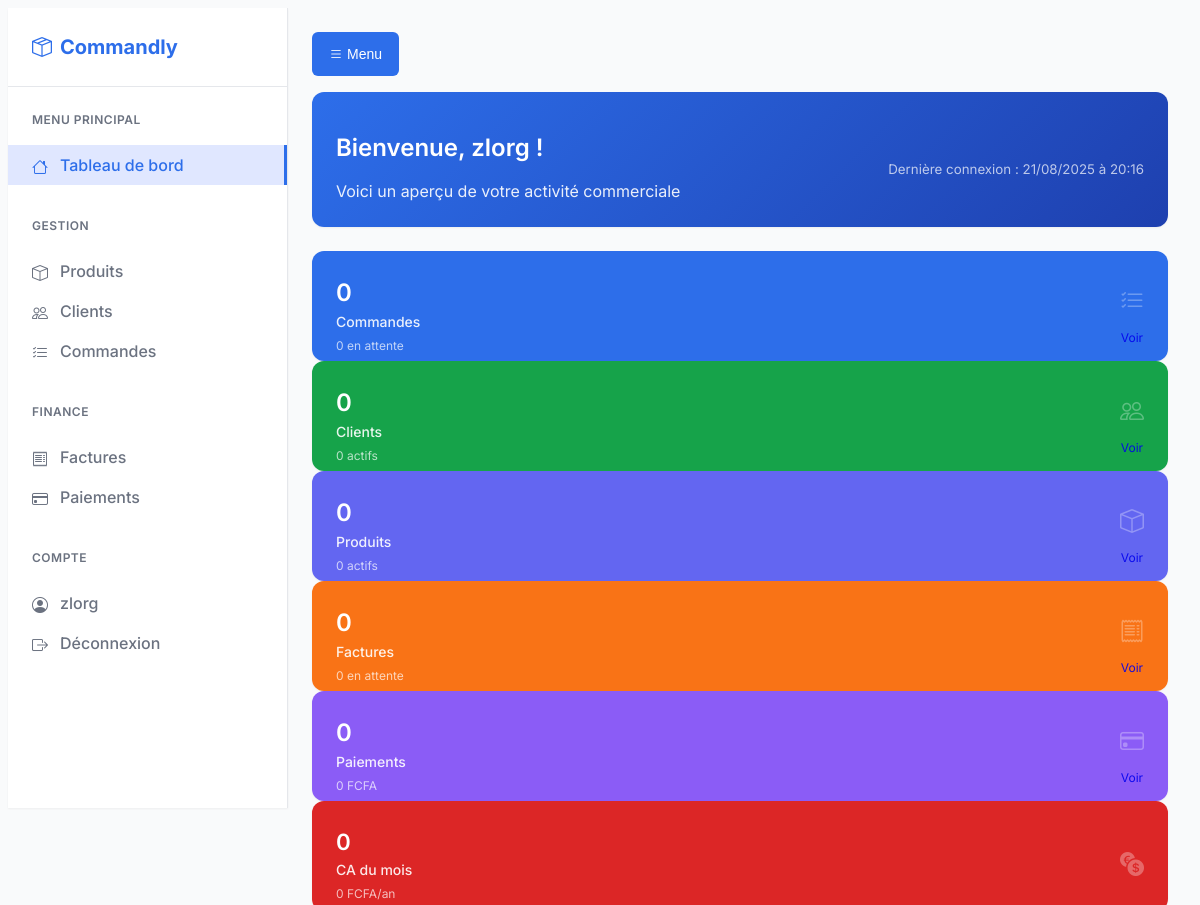
Page / (signed in, upper part) on the earlier database version.
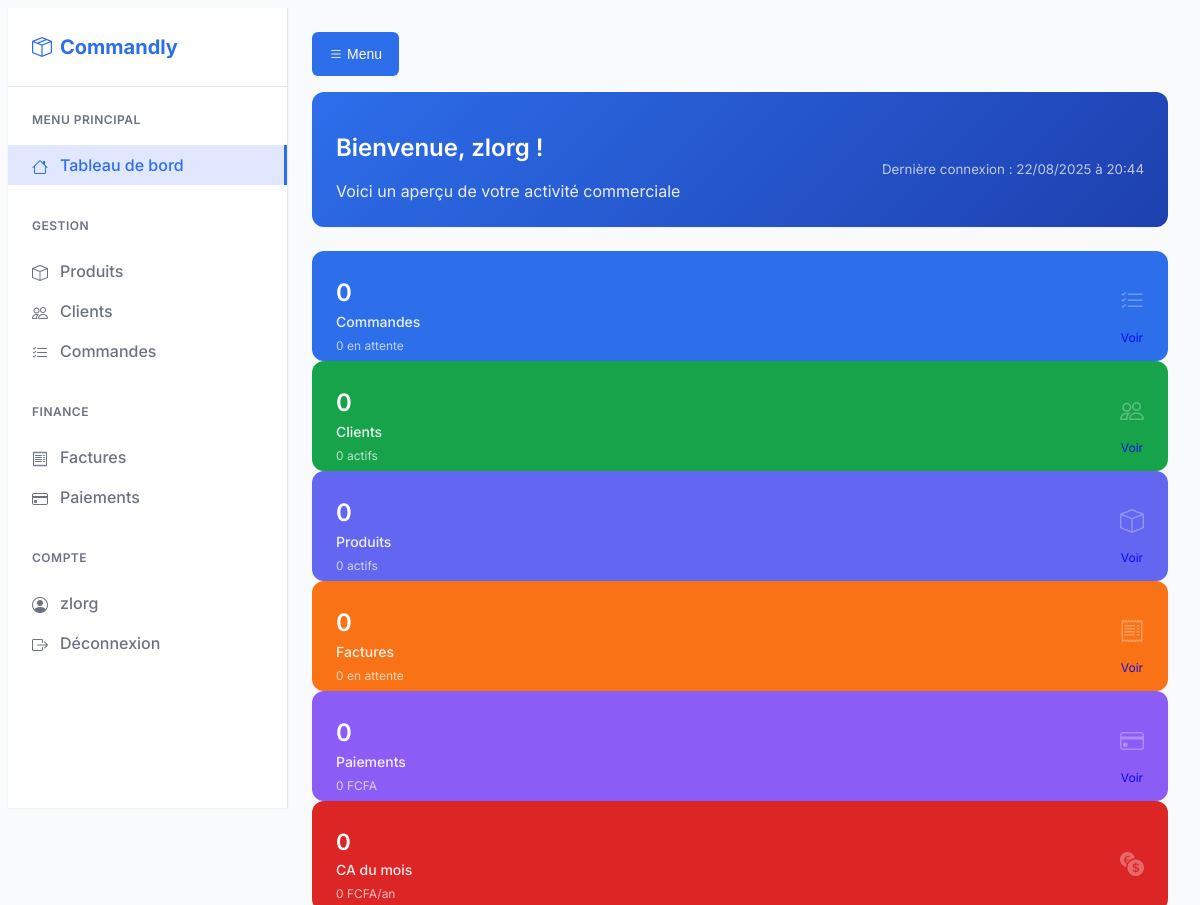
Same page on the later database version.
### users/models.py (models this page shows, shortened)
class CustomUser(AbstractUser):
    ROLE_CHOICES = [
        ('admin', 'Administrateur'),
        ('seller', 'Vendeur'),
        ('client', 'Client'),
    ]
    role = models.CharField(
        max_length=10,
        choices=ROLE_CHOICES,
        default='client',
        verbose_name='Rôle'
    )
    phone = models.CharField(
        max_length=15,
        blank=True,
        null=True,
        validators=[
            RegexValidator(
                regex=r'^\+221[0-9]{9}$',
                message='Numéro de téléphone sénégalais invalide (ex: +221769001942)'
            )
        ],
        verbose_name='Téléphone'
    )
    address = models.TextField(
        blank=True,
        null=True,
        verbose_name='Adresse'
    )
    company_name = models.CharField(
        max_length=100,
        blank=True,
        null=True,
        verbose_name='Nom de l\'entreprise'
    )
    is_active = models.BooleanField(
        default=True,
        verbose_name='Compte actif'
    )
    created_at = models.DateTimeField(
        auto_now_add=True,
        verbose_name='Date de création'
    )
    updated_at = models.DateTimeField(
        auto_now=True,
        verbose_name='Dernière modification'
    )
    class Meta:
        verbose_name = 'Utilisateur'
        verbose_name_plural = 'Utilisateurs'
        ordering = ['-date_joined']

### dashboard/views/dashboard.py (the view)
# urls.py: path('', views.DashboardView.as_view(), name='home'),
class DashboardView(LoginRequiredMixin, TemplateView):
    template_name = 'dashboard/home.html'
    login_url = reverse_lazy('users:login')
    def get_context_data(self, **kwargs):
        context = super().get_context_data(**kwargs)
        context['title'] = 'Tableau de bord'
        return context

### dashboard/templates/dashboard/home.html (shortened to what the changed rows need)
{% extends 'base/base.html' %}
{% load static %}
{% block content %}
<div class="card mb-4" style="background: linear-gradient(135deg, var(--color-primary) 0%, #1E40AF 100%); color: white; border: none;">
    <div class="card-body">
        <div class="d-flex justify-content-between align-items-center">
            <div>
                <h1 class="h2 mb-2" style="color: white;">Bienvenue, {{ user.get_full_name|default:user.username }} !</h1>
                <p class="mb-0" style="opacity: 0.9;">Voici un aperçu de votre activité commerciale</p>
            </div>
            <div class="text-end">
                <small style="opacity: 0.7;">Dernière connexion : {{ user.last_login|date:"d/m/Y à H:i"|default:"Première connexion" }}</small>
            </div>
        </div>
    </div>
</div>
{% endblock %}

### templates/base/base.html (shortened to what this page needs)
<!DOCTYPE html>
<html lang="fr">
<head>
    <link href="https://cdn.jsdelivr.net/npm/bootstrap-icons@1.11.0/font/bootstrap-icons.css" rel="stylesheet">
    {% load static %}
    <link href="{% static 'css/design-system.css' %}" rel="stylesheet">
</head>
<body>
    <div class="app-layout">
        <aside class="sidebar">
            <div class="sidebar-header">
                <a href="{% url 'dashboard:home' %}" class="sidebar-logo">
                    <i class="bi bi-box-seam"></i>
                    <span>Commandly</span>
                </a>
            </div>
            <nav class="sidebar-nav">
                <div class="nav-section">
                    <div class="nav-section-title">Menu Principal</div>
                    <a href="{% url 'dashboard:home' %}" class="nav-link">
                        <i class="bi bi-house nav-icon"></i>
                        <span>Tableau de bord</span>
                    </a>
                </div>
                <div class="nav-section">
                    <div class="nav-section-title">Gestion</div>
                    <a href="{% url 'products:product_list' %}" class="nav-link">
                        <i class="bi bi-box nav-icon"></i>
                        <span>Produits</span>
                    </a>
                    <a href="{% url 'customers:customer_list' %}" class="nav-link">
                        <i class="bi bi-people nav-icon"></i>
                        <span>Clients</span>
                    </a>
                    <a href="{% url 'orders:order_list' %}" class="nav-link">
                        <i class="bi bi-list-check nav-icon"></i>
                        <span>Commandes</span>
                    </a>
                </div>
                <div class="nav-section">
                    <div class="nav-section-title">Finance</div>
                    <a href="{% url 'invoices:invoice_list' %}" class="nav-link">
                        <i class="bi bi-receipt nav-icon"></i>
                        <span>Factures</span>
                    </a>
                    <a href="{% url 'payments:payment_list' %}" class="nav-link">
                        <i class="bi bi-credit-card nav-icon"></i>
                        <span>Paiements</span>
                    </a>
                </div>
                {% if user.is_authenticated %}
                <div class="nav-section">
                    <div class="nav-section-title">Compte</div>
                    <a href="{% url 'users:profile' %}" class="nav-link">
                        <i class="bi bi-person-circle nav-icon"></i>
                        <span>{{ user.username }}</span>
                    </a>
                    <a href="{% url 'users:logout' %}" class="nav-link">
                        <i class="bi bi-box-arrow-right nav-icon"></i>
                        <span>Déconnexion</span>
                    </a>
                </div>
                {% endif %}
            </nav>
        </aside>
        <main class="main-content">
            <div class="d-lg-none mb-3">
                <button class="btn btn-primary sidebar-toggle">
                    <i class="bi bi-list"></i> Menu
                </button>
            </div>
            {% block content %}{% endblock %}
        </main>
    </div>
</body>
</html>

Differences in the rows shown:
changed CustomUser "zlorg": last_login "21/08/2025 à 20:16" → "22/08/2025 à 20:44"
